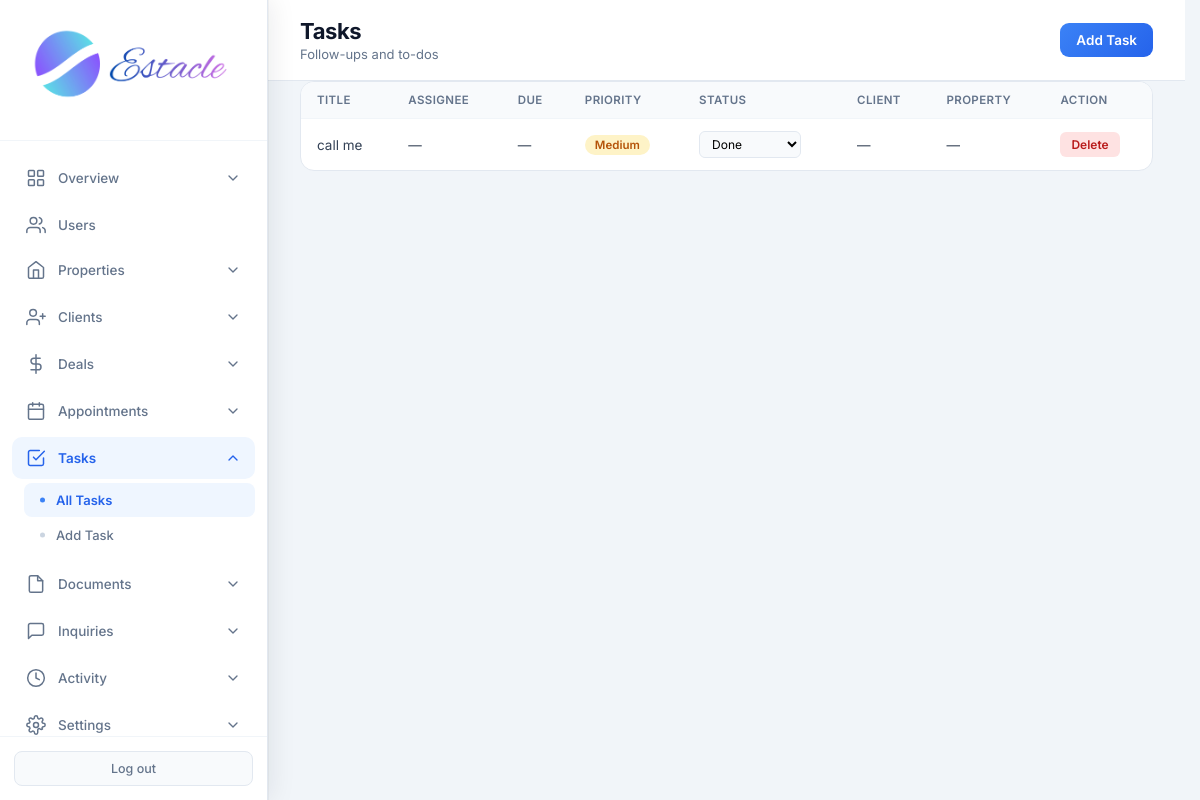
The app's page /admin/tasks (signed in) with its own data.
### tables this page shows
CREATE TABLE tasks (
            id INTEGER PRIMARY KEY AUTOINCREMENT,
            title TEXT NOT NULL,
            description TEXT,
            due_date TEXT,
            status TEXT DEFAULT 'pending',
            priority TEXT DEFAULT 'medium',
            assigned_to INTEGER,
            related_client_id INTEGER,
            related_property_id INTEGER,
            created_by INTEGER,
            created_at TIMESTAMP DEFAULT CURRENT_TIMESTAMP,
            FOREIGN KEY (assigned_to) REFERENCES users (id),
            FOREIGN KEY (related_client_id) REFERENCES clients (id),
            FOREIGN KEY (related_property_id) REFERENCES properties (id),
            FOREIGN KEY (created_by) REFERENCES users (id)
        );

### routes/admin.py (the view)
@admin.route('/admin/tasks')
@login_required
@role_required('admin')
def admin_tasks():
    db = get_db()
    tasks = db.execute(
        "SELECT t.*, u.full_name as assignee_name, c.full_name as client_name, p.title as property_title FROM tasks t LEFT JOIN users u ON t.assigned_to = u.id LEFT JOIN clients c ON t.related_client_id = c.id LEFT JOIN properties p ON t.related_property_id = p.id ORDER BY t.created_at DESC"
    ).fetchall()
    return render_template('admin_tasks.html', tasks=tasks)

### core/db.py (called while the page is built)
def get_db():
    if 'db' not in g:
        g.db = sqlite3.connect(current_app.config['DATABASE'])
        g.db.row_factory = sqlite3.Row
    return g.db

### core/helpers.py (called while the page is built)
def login_required(f):
    @wraps(f)
    def decorated_function(*args, **kwargs):
        if 'user_id' not in session:
            flash('Please log in to access this page.', 'warning')
            return redirect(url_for('auth.login'))
        return f(*args, **kwargs)
    return decorated_function

def role_required(*roles):
    def decorator(f):
        @wraps(f)
        def decorated_function(*args, **kwargs):
            if 'user_id' not in session:
                flash('Please log in to access this page.', 'warning')
                return redirect(url_for('auth.login'))
            if session.get('role') not in roles:
                flash('You do not have permission to access this page.', 'danger')
                return redirect(url_for('auth.role_redirect'))
            return f(*args, **kwargs)
        return decorated_function
    return decorator

### templates/admin_tasks.html (shortened to what this page needs)
<!DOCTYPE html>
<html lang="en">
<head>
<link rel="stylesheet" href="{{ url_for('static', filename='css/admin.css') }}">
</head>
<body>
<div class="app-layout">
{% set active = 'tasks' %}
{% include 'partials/admin_sidebar.html' %}
<main class="main-content">
<header class="top-bar">
<div><h1 class="page-title">Tasks</h1><p class="page-subtitle">Follow-ups and to-dos</p></div>
<a href="{{ url_for('admin.admin_add_task') }}" class="btn-primary">Add Task</a>
</header>
<div class="panel full"><div class="table-wrap"><table>
<thead><tr><th>Title</th><th>Assignee</th><th>Due</th><th>Priority</th><th>Status</th><th>Client</th><th>Property</th><th>Action</th></tr></thead>
<tbody>
{% for t in tasks %}
<tr>
<td>{{ t.title }}</td>
<td>{{ t.assignee_name or '—' }}</td>
<td>{{ t.due_date or '—' }}</td>
<td><span class="badge badge-{{ t.priority }}">{{ t.priority }}</span></td>
<td>
<form method="POST" action="{{ url_for('admin.admin_task_status', task_id=t.id) }}" style="display:inline">
<select name="status" class="status-select" onchange="this.form.submit()">
<option value="done" {% if t.status=='done' %}selected{% endif %}>Done</option>
</select></form>
</td>
<td>{{ t.client_name or '—' }}</td>
<td>{{ t.property_title or '—' }}</td>
<td><form method="POST" action="{{ url_for('admin.admin_delete_task', task_id=t.id) }}" style="display:inline" onsubmit="return confirm('Delete?')"><button class="btn-sm btn-danger" type="submit">Delete</button></form></td>
</tr>
{% else %}<tr><td colspan="8" class="empty">No tasks yet</td></tr>{% endfor %}
</tbody></table></div></div>
</main>
</div>
</body>
</html>

### static/css/admin.css (style rules this page uses)
* { margin: 0; padding: 0; box-sizing: border-box; }
body { font-family: 'Inter', -apple-system, BlinkMacSystemFont, 'Segoe UI', Roboto, sans-serif; background: #f1f5f9; color: #0f172a; min-height: 100vh; }
.app-layout { display: flex; min-height: 100vh; }
.main-content { flex: 1; margin-left: 268px; min-height: 100vh; }
.top-bar { background: white; padding: 18px 32px; border-bottom: 1px solid #e2e8f0; display: flex; justify-content: space-between; align-items: center; }
.page-title { font-family: 'Inter', sans-serif; font-size: 22px; font-weight: 700; letter-spacing: -0.4px; color: #0f172a; }
.page-subtitle { font-size: 13px; color: #64748b; margin-top: 2px; font-weight: 400; }
.panel { background: white; border-radius: 14px; border: 1px solid #e2e8f0; overflow: hidden; }
.panel.full { margin: 0 32px 24px; }
.table-wrap { overflow-x: auto; }
table { width: 100%; border-collapse: collapse; font-size: 13.5px; }
th { text-align: left; padding: 11px 16px; background: #f8fafc; color: #64748b; font-weight: 600; font-size: 11.5px; text-transform: uppercase; letter-spacing: 0.4px; }
td { padding: 12px 16px; border-top: 1px solid #f1f5f9; color: #334155; }
.badge { display: inline-block; padding: 3px 10px; border-radius: 20px; font-size: 11.5px; font-weight: 600; text-transform: capitalize; }
.btn-primary { display: inline-flex; align-items: center; gap: 6px; padding: 9px 16px; background: linear-gradient(135deg, #3b82f6, #2563eb); color: white; border: none; border-radius: 9px; font-size: 13.5px; font-weight: 600; text-decoration: none; cursor: pointer; transition: all 0.2s ease; font-family: inherit; }
.btn-sm { padding: 5px 11px; border-radius: 6px; font-size: 12px; font-weight: 600; border: none; cursor: pointer; font-family: inherit; }
.btn-danger { background: #fee2e2; color: #b91c1c; }
.status-select { padding: 4px 8px; border: 1px solid #e2e8f0; border-radius: 6px; font-size: 12px; font-family: inherit; background: #f8fafc; cursor: pointer; }
.badge-medium { background: #fef3c7; color: #b45309; }
html { scrollbar-gutter: stable; }
.app-layout > :not(.sidebar):not(script):not(style) { animation: estacle-page-in 200ms cubic-bezier(0.22, 0.61, 0.36, 1) backwards; }

### records on screen
tasks: title "call me", assignee_name "—", due_date "—", priority "Medium", status "Done", client_name "—", property_title "—"
